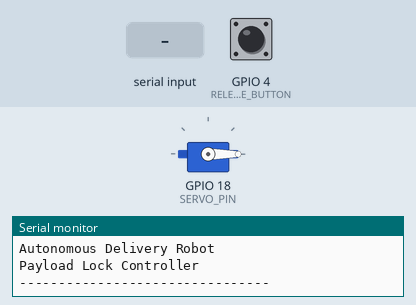
Bench run of a sketch on a simulated ESP32. Parts: servo, the last lines printed to the serial monitor. The test bench sets the inputs (shaded band); at power-on: GPIO 4 (RELEASE_BUTTON) HIGH.

Above: at 1.2 s.
1.3 s: GPIO 4 (RELEASE_BUTTON) pulled LOW for 0.15 s
At 2.3 s:
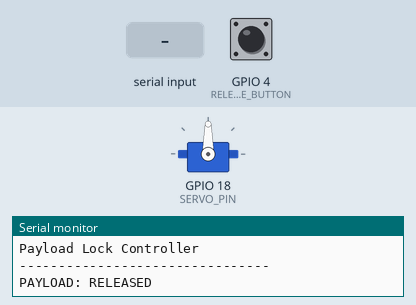
4.4 s: "L" received over Serial
At 4.7 s:
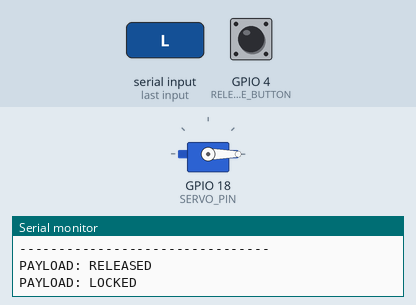
5.9 s: "R" received over Serial
At 7.0 s:
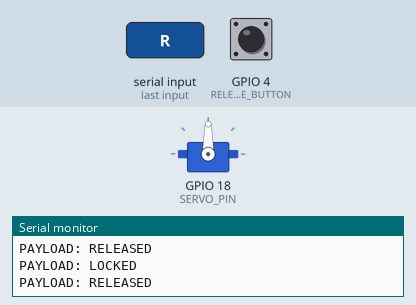
Timing chart, 0 to 8.4 s (numbered marks = the images above; inputs shaded):
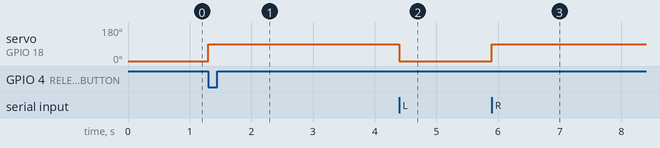

Measured:
- after the input at 1.3 s, servo on GPIO 18 (SERVO_PIN): 0° → 90° at once
- after the input at 4.4 s, servo on GPIO 18 (SERVO_PIN): 90° → 0° at once
- after the input at 5.9 s, servo on GPIO 18 (SERVO_PIN): 0° → 90° at once

The sketch:

payload_lock.ino
```cpp
/*
 * Autonomous Flying Delivery Robot
 * CSE461 - Introduction to Robotics
 *
 * Payload Lock Controller
 *
 * Reference implementation for the ESP32 + servo payload-lock subsystem.
 * This sketch demonstrates the lock/release logic and is not a replacement
 * for the MultiWii flight-control firmware used by the aircraft.
 */

#include <Servo.h>

Servo payloadServo;

const int SERVO_PIN = 18;
const int RELEASE_BUTTON = 4;

const int LOCK_POSITION = 0;
const int RELEASE_POSITION = 90;

bool payloadLocked = true;

void lockPayload() {
  payloadServo.write(LOCK_POSITION);
  payloadLocked = true;
  Serial.println("PAYLOAD: LOCKED");
}

void releasePayload() {
  payloadServo.write(RELEASE_POSITION);
  payloadLocked = false;
  Serial.println("PAYLOAD: RELEASED");
}

void setup() {
  Serial.begin(115200);

  payloadServo.attach(SERVO_PIN);
  pinMode(RELEASE_BUTTON, INPUT_PULLUP);

  // Safe startup state
  lockPayload();

  Serial.println("--------------------------------");
  Serial.println("Autonomous Delivery Robot");
  Serial.println("Payload Lock Controller");
  Serial.println("--------------------------------");
}

void loop() {
  // Button for local testing
  if (digitalRead(RELEASE_BUTTON) == LOW) {
    if (payloadLocked) {
      releasePayload();
    }
    delay(500);
  }

  // Serial commands:
  // L = lock
  // R = release
  if (Serial.available()) {
    char command = Serial.read();

    switch (command) {
      case 'L':
      case 'l':
        lockPayload();
        break;

      case 'R':
      case 'r':
        releasePayload();
        break;

      default:
        Serial.println("Unknown command. Use L = Lock, R = Release.");
        break;
    }
  }
}
```
